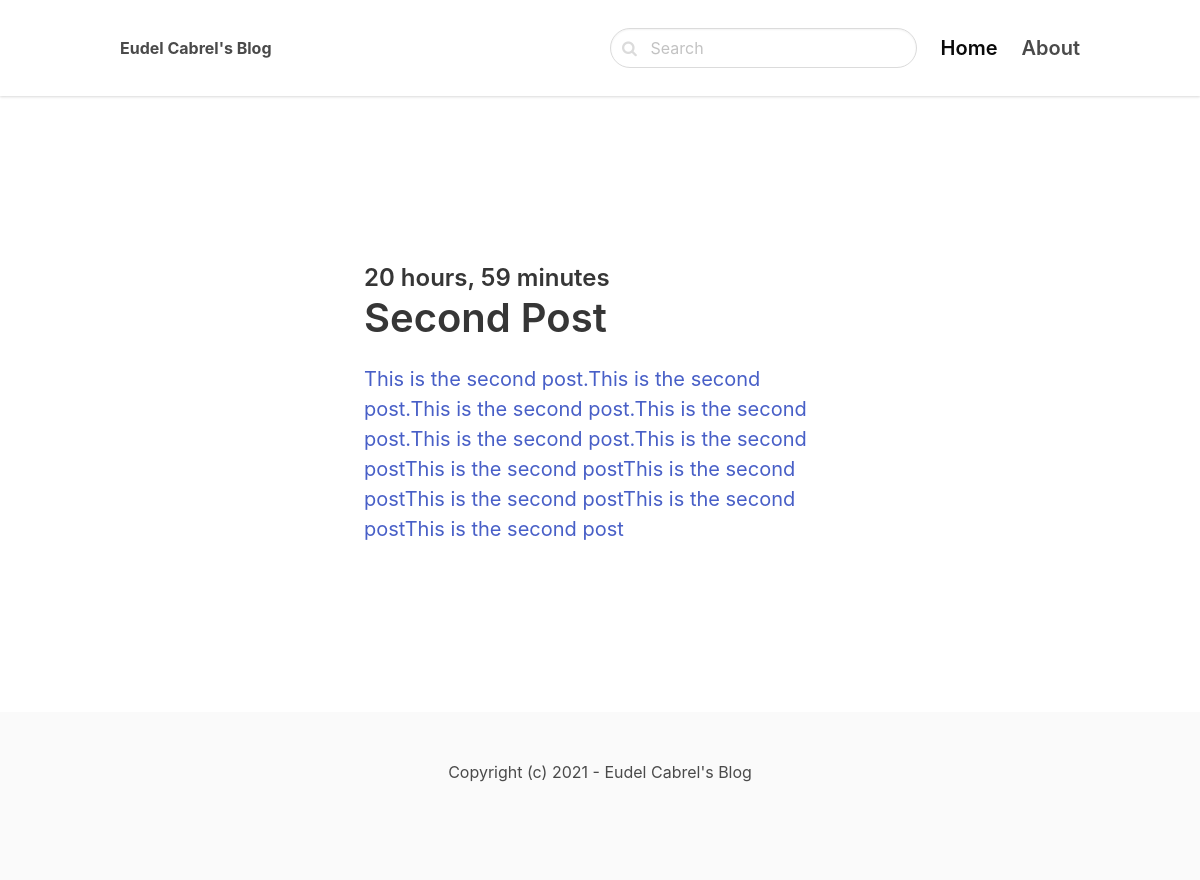
/Kotlin-Basics/, run on the app's committed database.
### website/models.py (models this page shows, shortened)
class Post(models.Model):
    ACTIVE = 'active'
    DRAFT = 'draft'
    CHOICES_STATUS = (
        (ACTIVE, 'Active'),
        (DRAFT, 'Draft')
    )
    category = models.ForeignKey(Category, related_name='posts', on_delete=models.CASCADE)
    title = models.CharField(max_length=255)
    slug = models.SlugField()
    intro = models.TextField()
    body = models.TextField()
    created_at = models.DateTimeField(auto_now_add=True)
    status = models.CharField(max_length=10, choices=CHOICES_STATUS, default=ACTIVE)
    image = models.ImageField(upload_to='upload/', blank=True, null=True)
    class Meta:
        ordering = ('-created_at',)

### website/views.py (the view)
# urls.py: path('<slug:slug>/', views.category, name='category_detail'),
def category(request, slug):
    category = get_object_or_404(Category, slug=slug)
    posts = category.posts.filter(status=Post.ACTIVE)
    return render(request, 'website/category.html', {'category': category, 'posts': posts})

### website/templates/website/category.html (shortened to what this page needs)
{% extends 'blog/base.html' %}
{% block content %}
    <section class="hero">
        <div class="hero-body">
            <div class="container">
                <section class="section">
                    <div class="column">
                        <div class="column is-8 is-offset-2">
                            {% for post in posts %}
                                <div class="content is-medium">
                                    <a href="{% url 'post_detail' post.category.slug post.slug %}">
                                        <h2 class="subtitle is-4">{{ post.created_at|timesince}}</h2>
                                        <h1 class="title">{{ post.title }}</h1>
                                        <p>{{ post.intro }}</p>
                                    </a>
                                </div>
                            {% empty %}
                                <div class="content">
                                    <p>There is no post in this category...</p>
                                </div>
                            {% endfor %}
                        </div>
                    </div>
                </section>
            </div>
        </div>
    </section>
{% endblock %}

### data on the page
Post: created_at "20 hours, 59 minutes", title "Second Post", intro "This is the second post.This is the second post.This is the second post.This is the second post.This is the second post.This is the second postThis is the second postThis is the second postThis is the second postThis is the second postThis is the second post"
